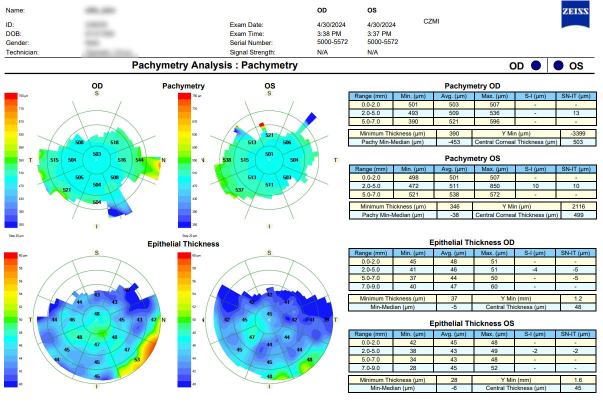
#> input picture images/Pachymetry  report.jpeg, 1205 x 803 px, found by its file name (shown at 1/2 size)
$ python part_report.py
#> lines starting #> are read from the running program, lines starting #| are printed output that depends on the picture
import cv2 as cv


img = cv.imread(r"D:\corneal_pachymetry\corneal_pachymetry\images\Pachymetry  report.jpeg")
#> img is the input picture: shape (803, 1205, 3); mean B, G, R 223.2, 224.7, 203.5
img = cv.resize(img,(500,500))
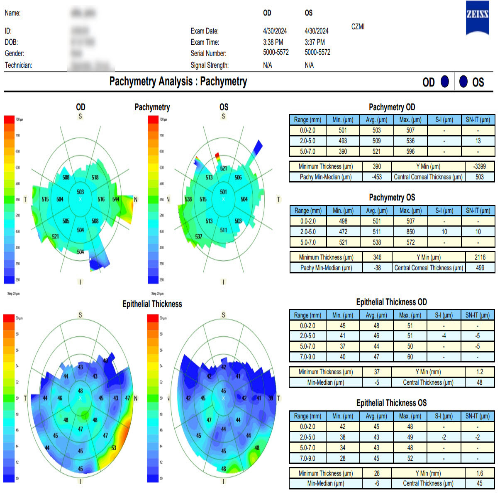
#> img: shape (500, 500, 3); mean B, G, R 223.3, 224.8, 203.5
cv.imshow("report",img)
# cv.waitKey(0)
# cv.destroyAllWindows()

crop_pc_od = img[120:280, 30:135]
crop_pc_od = cv.resize(crop_pc_od,(250,250))
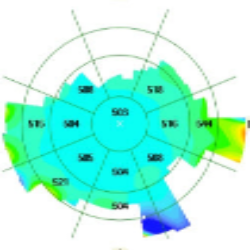
#> crop_pc_od: shape (250, 250, 3); mean B, G, R 226.4, 245.6, 168.5
cv.imshow("crop_pc_od",crop_pc_od)
#cv.waitKey(0)
#cv.destroyAllWindows()


#crop_pc_os = img[125:280, 170:275]
crop_pc_os = img[120:280, 173:275]
crop_pc_os = cv.resize(crop_pc_os,(250,250))
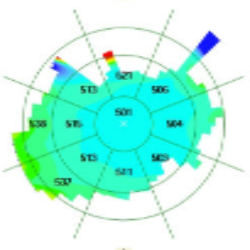
#> crop_pc_os: shape (250, 250, 3); mean B, G, R 230, 246.7, 179.3
cv.imshow("rcrop_pc_os",crop_pc_os)
#cv.waitKey(0)
#cv.destroyAllWindows()


crop_epithial_od =img[315:480, 25:134]
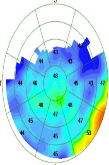
#> crop_epithial_od: shape (165, 109, 3); mean B, G, R 228, 216.3, 159.5
crop_epithial_od = cv.resize(crop_epithial_od,(250,250))
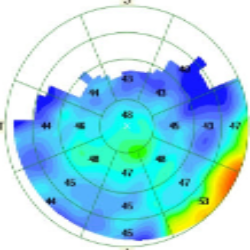
#> crop_epithial_od: shape (250, 250, 3); mean B, G, R 227.9, 216.3, 159.4
cv.imshow("crop_epithial_od",crop_epithial_od)
#cv.waitKey(0)
#cv.destroyAllWindows()


crop_epithial_os =img[317:480, 170:278]
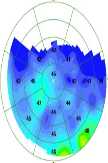
#> crop_epithial_os: shape (163, 108, 3); mean B, G, R 237.5, 196.4, 152.9
crop_epithial_os = cv.resize(crop_epithial_os,(250,250))
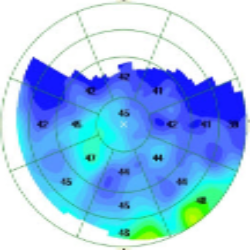
#> crop_epithial_os: shape (250, 250, 3); mean B, G, R 237.4, 196.3, 152.8
cv.imshow("crop_epithial_os",crop_epithial_os)
cv.waitKey(0)
cv.destroyAllWindows()


# [34 lines of commented-out code are left out]

$ run again, with images/2nd_report.jpeg copied over images/Pachymetry  report.jpeg
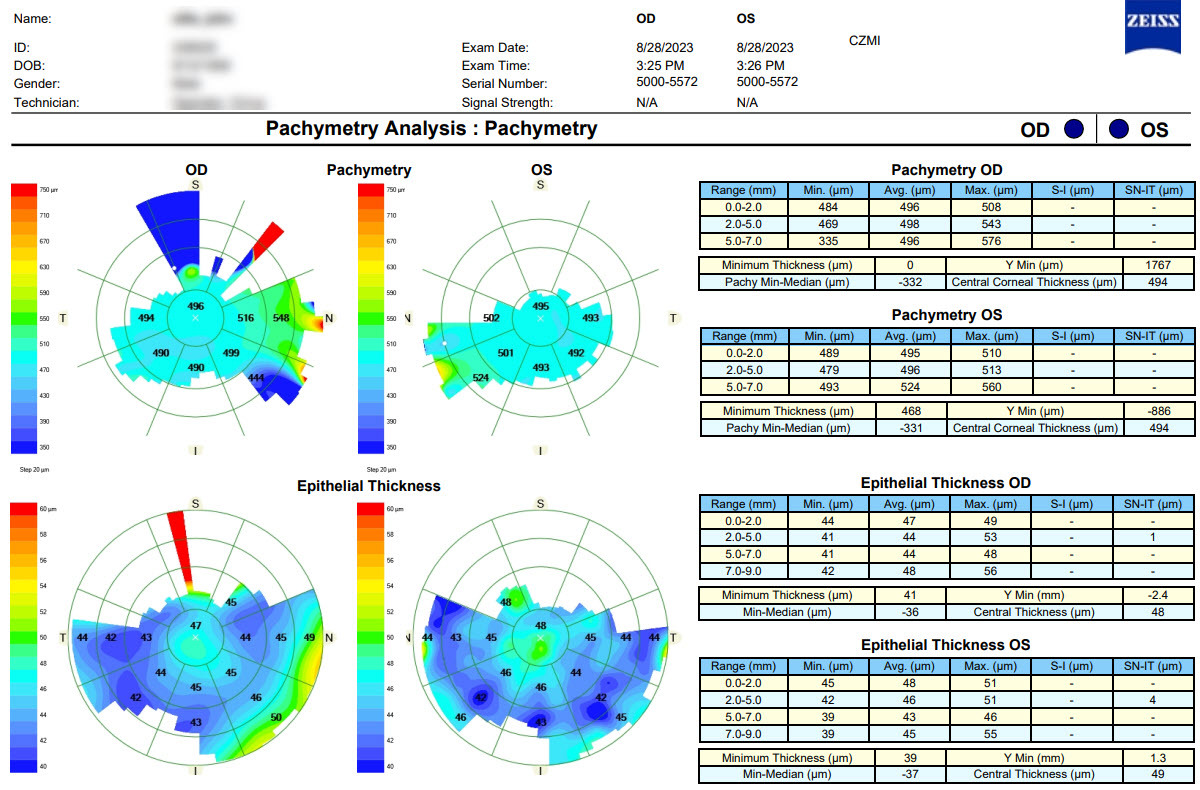
#> input picture images/2nd_report.jpeg, 1200 x 790 px, found by its file name
#> img is the input picture: shape (790, 1200, 3); mean B, G, R 223.9, 224.7, 207.5
#> img: shape (500, 500, 3)
#> `crop_epithial_od = cv.resize(crop_epithial_od,(250,250))`:
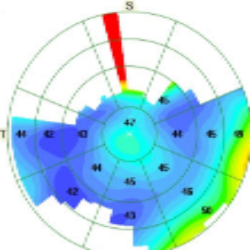
#> crop_epithial_od: shape (250, 250, 3); mean B, G, R 228.8, 216.2, 173.2
#> `crop_epithial_os = cv.resize(crop_epithial_os,(250,250))`:
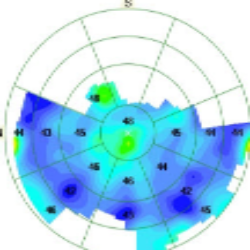
#> crop_epithial_os: shape (250, 250, 3); mean B, G, R 239.1, 216.2, 172.6

$ run again, with images/color_2.jpeg copied over images/Pachymetry  report.jpeg
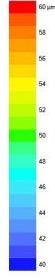
#> input picture images/color_2.jpeg, 55 x 279 px, found by its file name
#> img is the input picture: shape (279, 55, 3); mean B, G, R 181.9, 214.9, 195.8
#> img: shape (500, 500, 3)
#> `crop_epithial_od = cv.resize(crop_epithial_od,(250,250))`:
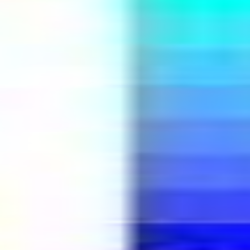
#> crop_epithial_od: shape (250, 250, 3); mean B, G, R 243.4, 202.7, 163.5
#> `crop_epithial_os = cv.resize(crop_epithial_os,(250,250))`:
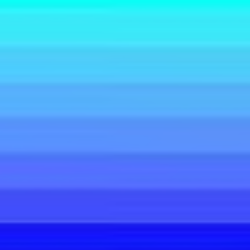
#> crop_epithial_os: shape (250, 250, 3); mean B, G, R 249.4, 148.2, 68.1

$ run again, with images/epl-1.jpeg copied over images/Pachymetry  report.jpeg
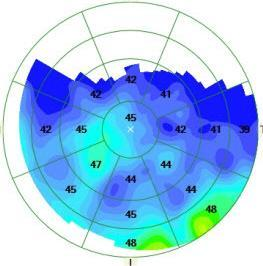
#> input picture images/epl-1.jpeg, 263 x 266 px, found by its file name
#> img is the input picture: shape (266, 263, 3); mean B, G, R 236.5, 197.4, 155.2
#> img: shape (500, 500, 3)
#> `crop_epithial_os = cv.resize(crop_epithial_os,(250,250))`:
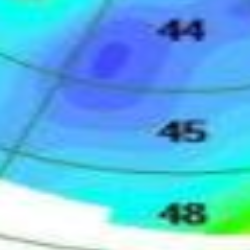
#> crop_epithial_os: shape (250, 250, 3); mean B, G, R 230.1, 186, 93.2
